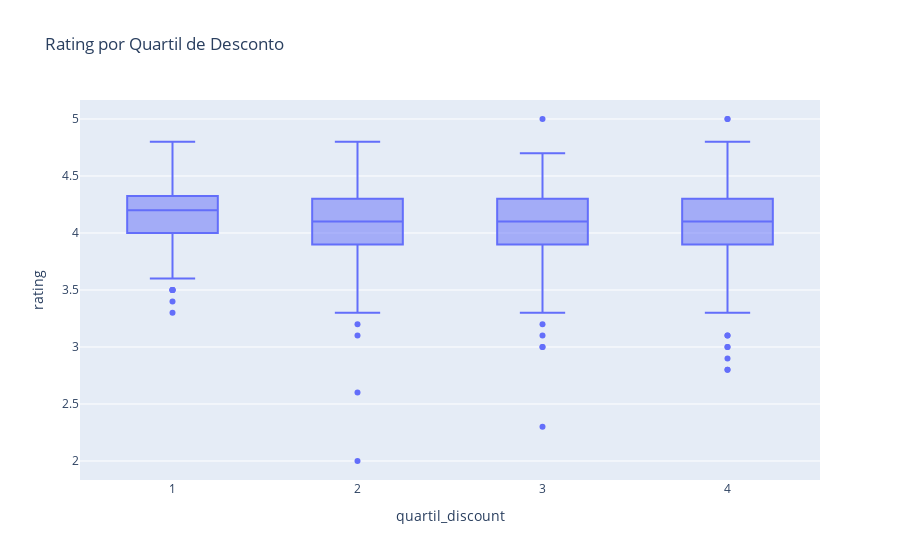

This figure's notebook cell:
### Markdown cell above
O gráfico mostra que, em geral, os produtos das diversas categorias recebem avaliações muito positivas, com mediana de rating acima de 4.0 na maior parte dos casos.
Algumas categorias, como Home&Kitchen e Electronics, apresentam maior variabilidade e outliers de ratings baixos, o que indica que nem todos os produtos atendem de forma consistente às expectativas dos consumidores.
Por outro lado, categorias como Health&PersonalCare e Toys&Games têm avaliações altamente consistentes e predominantemente positivas, evidenciando maior uniformidade na qualidade percebida pelos usuários.

### Code cell
fig = px.box(df.drop_duplicates(subset="review_id"), x="quartil_discount", y="rating", 
             title="Rating por Quartil de Desconto")
fig.show()

### Figure 1 — Plotly figure (JSON) as saved in the notebook; plotly's stock layout.template omitted (floating-point values rounded to 4 significant figures; data arrays with more than 128 entries replaced by an {"elided": "..."} marker saying what was removed)
{"data": [{"alignmentgroup": "True", "hovertemplate": "quartil_discount=%{x}<br>rating=%{y}<extra></extra>", "legendgroup": "", "marker": {"color": "#636efa"}, "name": "", "notched": false, "offsetgroup": "", "orientation": "v", "showlegend": false, "type": "box", "x": {"elided": "1189 int values"}, "x0": " ", "xaxis": "x", "y": {"elided": "1189 float values"}, "y0": " ", "yaxis": "y"}], "layout": {"boxmode": "group", "legend": {"tracegroupgap": 0}, "title": {"text": "Rating por Quartil de Desconto"}, "xaxis": {"anchor": "y", "domain": [0, 1], "title": {"text": "quartil_discount"}}, "yaxis": {"anchor": "x", "domain": [0, 1], "title": {"text": "rating"}}}}
